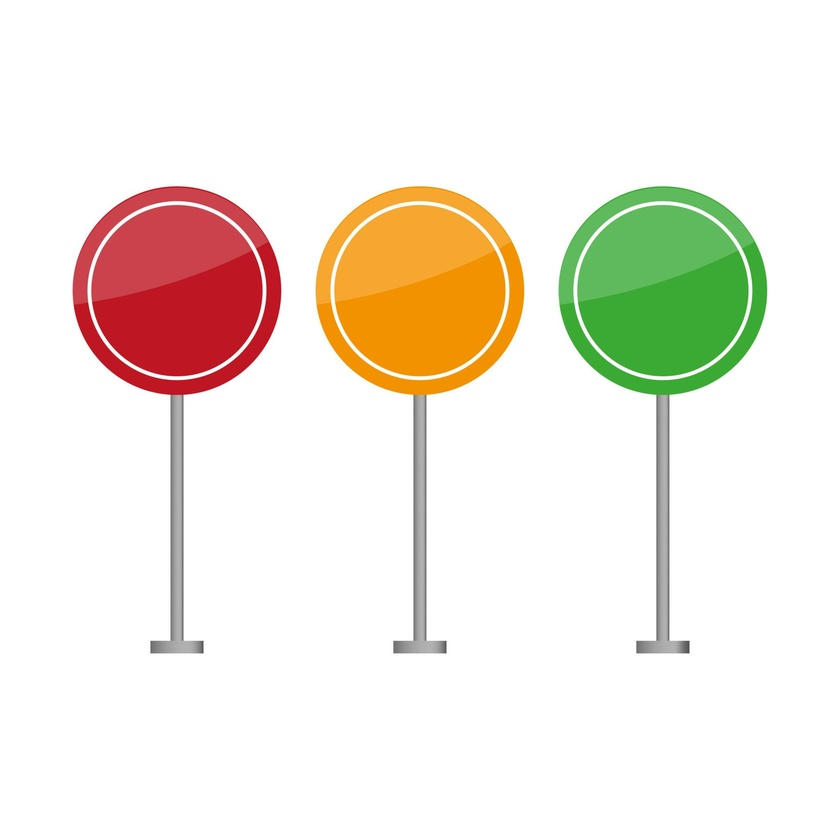
#> input picture ödev27/image10.jpeg, 840 x 840 px, shrunk from 2048 x 2048 before the run, found by its file name
$ jupyter execute hough_cember.ipynb
#> lines starting #> are read from the running program, lines starting #| are printed output that depends on the picture; after the words box and inside, x2 and y2 are one past the last pixel; in counts of white or black regions, pixels touching at a corner belong together
<a href="https://colab.research.google.com/github/hilalkaynarcali/goruntu-isleme/blob/main/hough_cember.ipynb" target="_parent"></a>

[cell 1]
import cv2
import numpy as np
import matplotlib.pyplot as plt

[cell 2]
resim = cv2.imread("image10.jpeg")
#> resim is the input picture: shape (840, 840, 3); mean B, G, R 224.8, 235.3, 241.6
plt.imshow(cv2.cvtColor(resim, cv2.COLOR_BGR2RGB))
plt.title("Orijinal Görsel")
plt.axis("off")
plt.show()

[cell 3]
gri = cv2.cvtColor(resim, cv2.COLOR_BGR2GRAY)
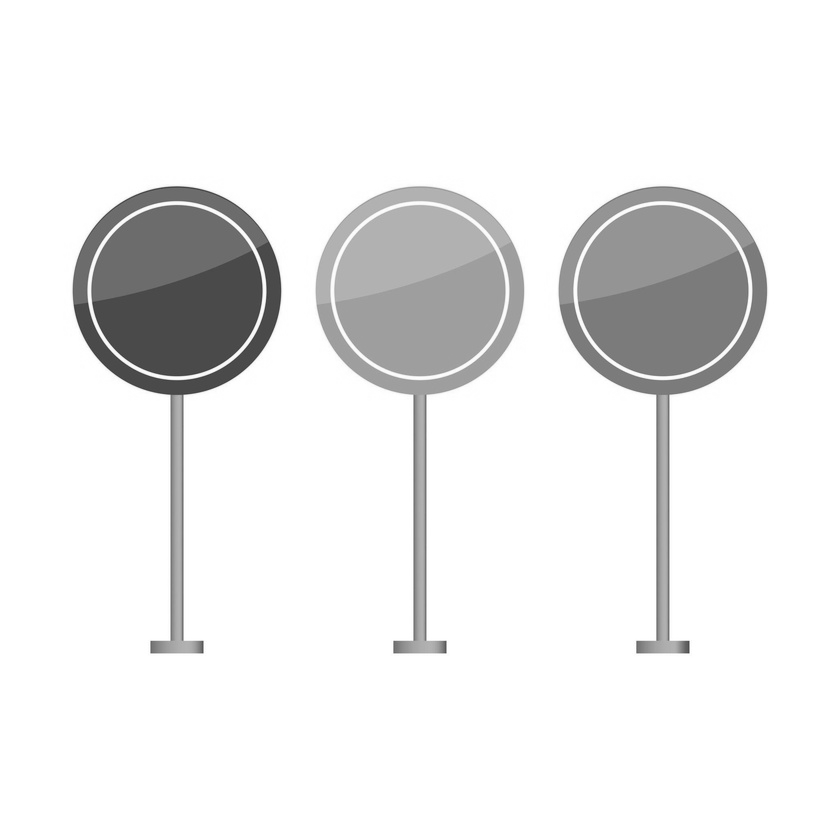
#> gri: shape (840, 840); min 59, max 255, mean 236

plt.imshow(gri, cmap="gray")
plt.title("Gri Görsel")
plt.axis("off")
plt.show()

[cell 4]
kenarlar = cv2.Canny(gri, 50, 150)
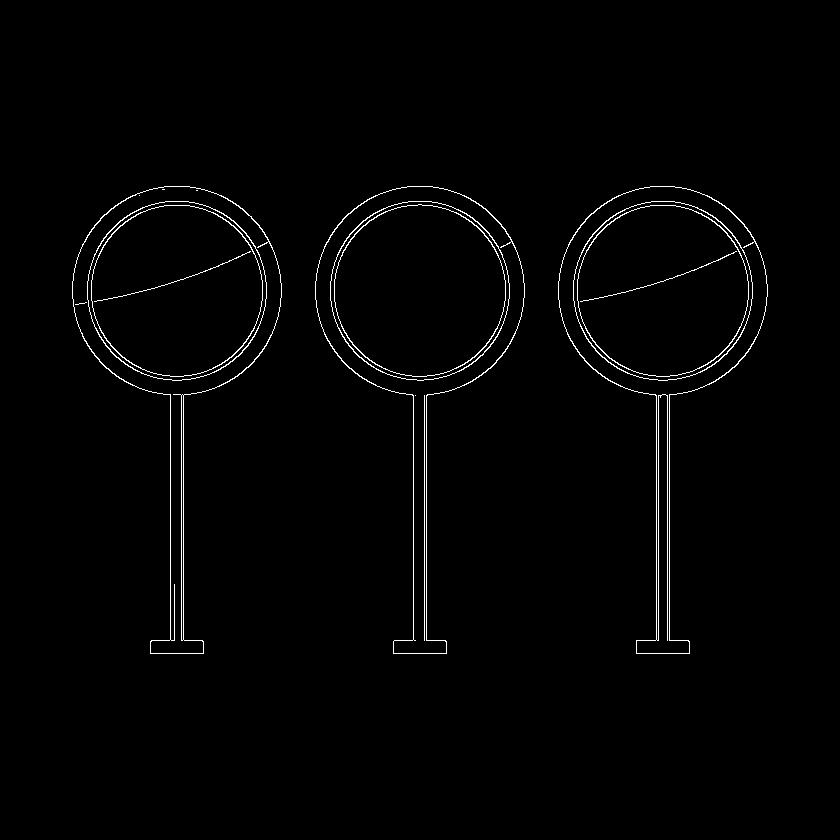
#> kenarlar: shape (840, 840); 1.3% white in thin lines or dots, all inside (x1, y1, x2, y2) = (72, 186, 768, 654)

plt.imshow(kenarlar, cmap="gray")
plt.title("Canny Kenarları")
plt.axis("off")
plt.show()

[cell 5]
kernel = np.ones((3, 3), np.uint8)

kalin = cv2.dilate(kenarlar, kernel, iterations=1)
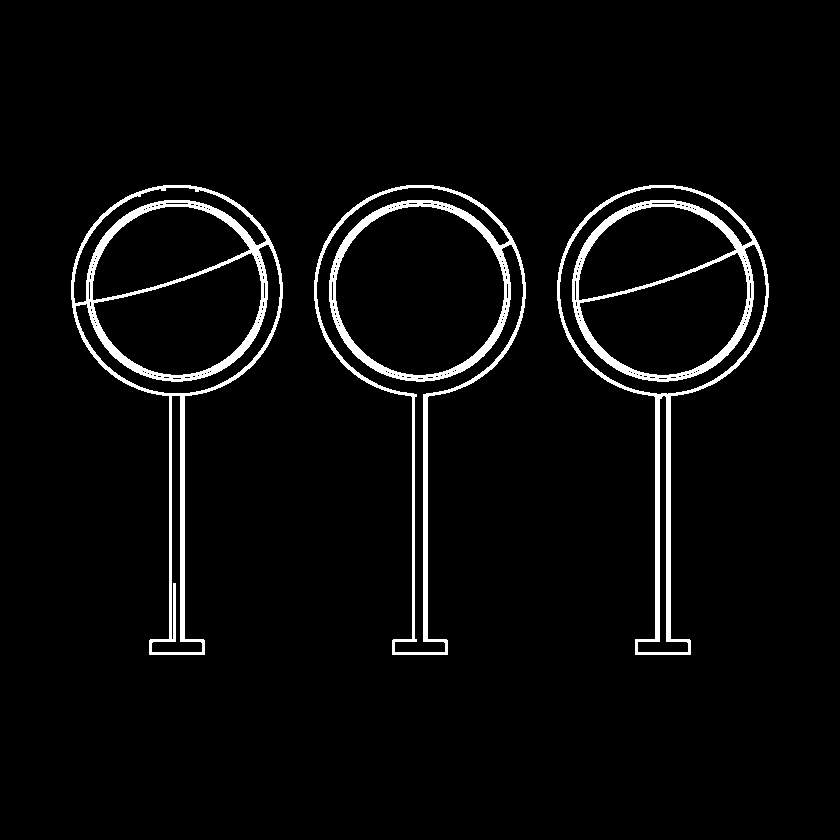
#> kalin: shape (840, 840); 4% white; 3 white regions, box (x1, y1, x2, y2) and area: (557, 185, 769, 655) 9860, (71, 185, 283, 655) 9607, (314, 185, 526, 655) 8766

median = cv2.medianBlur(kalin, 3)
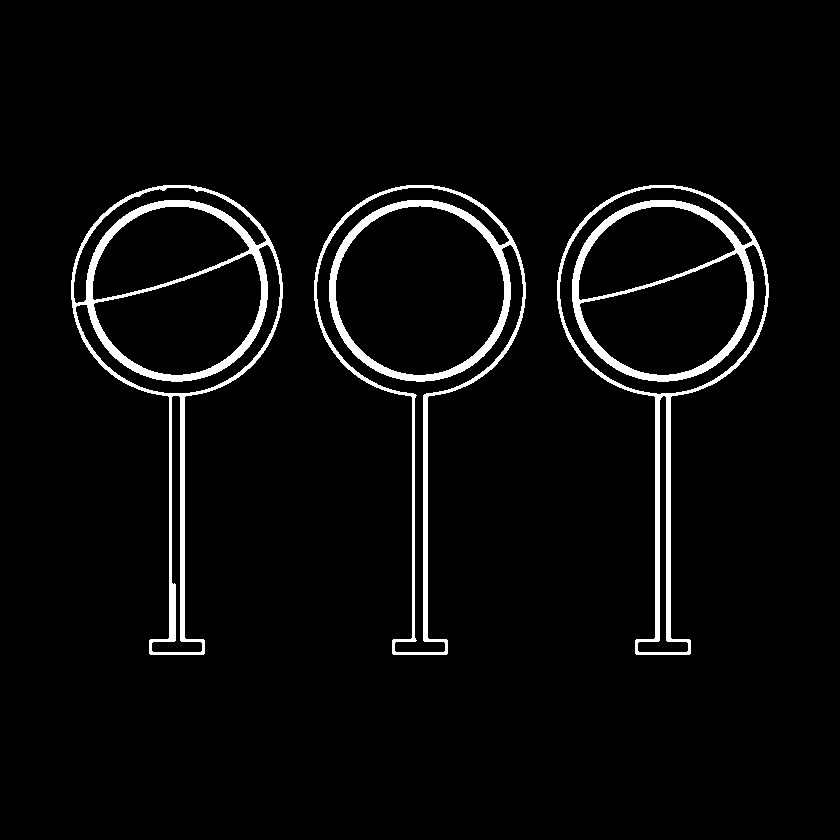
#> median: shape (840, 840); 4.1% white; 3 white regions, box (x1, y1, x2, y2) and area: (557, 185, 769, 655) 10024, (71, 185, 283, 655) 9825, (314, 185, 526, 655) 8898

plt.figure(figsize=(12, 4))

plt.subplot(1, 2, 1)
plt.imshow(kenarlar, cmap="gray")
plt.title("Canny Kenarları")
plt.axis("off")

plt.subplot(1, 2, 2)
plt.imshow(median, cmap="gray")
plt.title("Median Filtre Sonucu")
plt.axis("off")

plt.show()

[cell 6]
h, w = median.shape
#> h = 840; w = 840

cemberler = cv2.HoughCircles(
    median,
    cv2.HOUGH_GRADIENT,
    dp=1,
    minDist=int(w * 0.22),
    param1=120,
    param2=50,
    minRadius=int(w * 0.07),
    maxRadius=int(w * 0.15)
)
#> cemberler = [[662.5, 289.5, 102.2], [419.5, 289.5, 91.1], [176.5, 289.5, 91.5]]

if cemberler is not None:
    cemberler = np.round(cemberler[0]).astype(int)
#> cemberler = [[662, 290, 102], [420, 290, 91], [176, 290, 92]]
    print("Bulunan çember sayısı:", len(cemberler))
#| Bulunan çember sayısı: 3
else:
    print("Çember bulunamadı.")

[cell 7]
sonuc = resim.copy()

if cemberler is not None:
    for x, y, r in cemberler:

        # Çemberi yeşil çiz
        cv2.circle(sonuc, (x, y), r, (0, 255, 0), 2)

        # Merkezi kırmızı noktayla göster
        cv2.circle(sonuc, (x, y), 3, (0, 0, 255), -1)
#> this loop made 3 passes
#> (x, r) on passes 1 to 3: (662, 102), (420, 91), (176, 92)
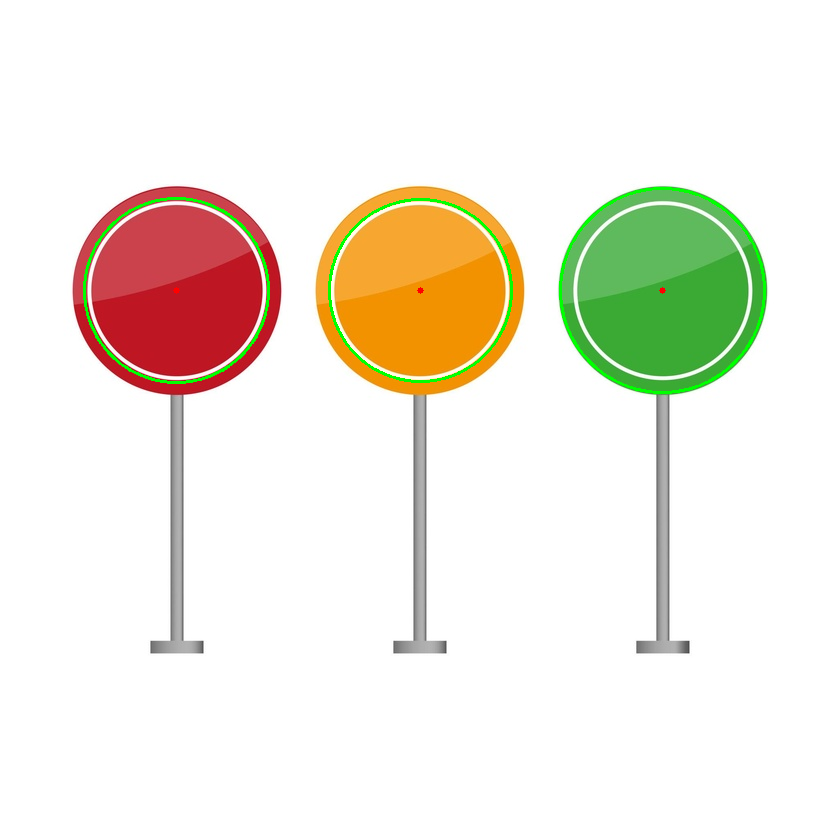
#> sonuc: shape (840, 840, 3); 0.77% of pixels changed, all inside (x1, y1, x2, y2) = (83, 187, 766, 394)

plt.imshow(cv2.cvtColor(sonuc, cv2.COLOR_BGR2RGB))
plt.title("Hough Circles Sonucu")
plt.axis("off")
plt.show()
